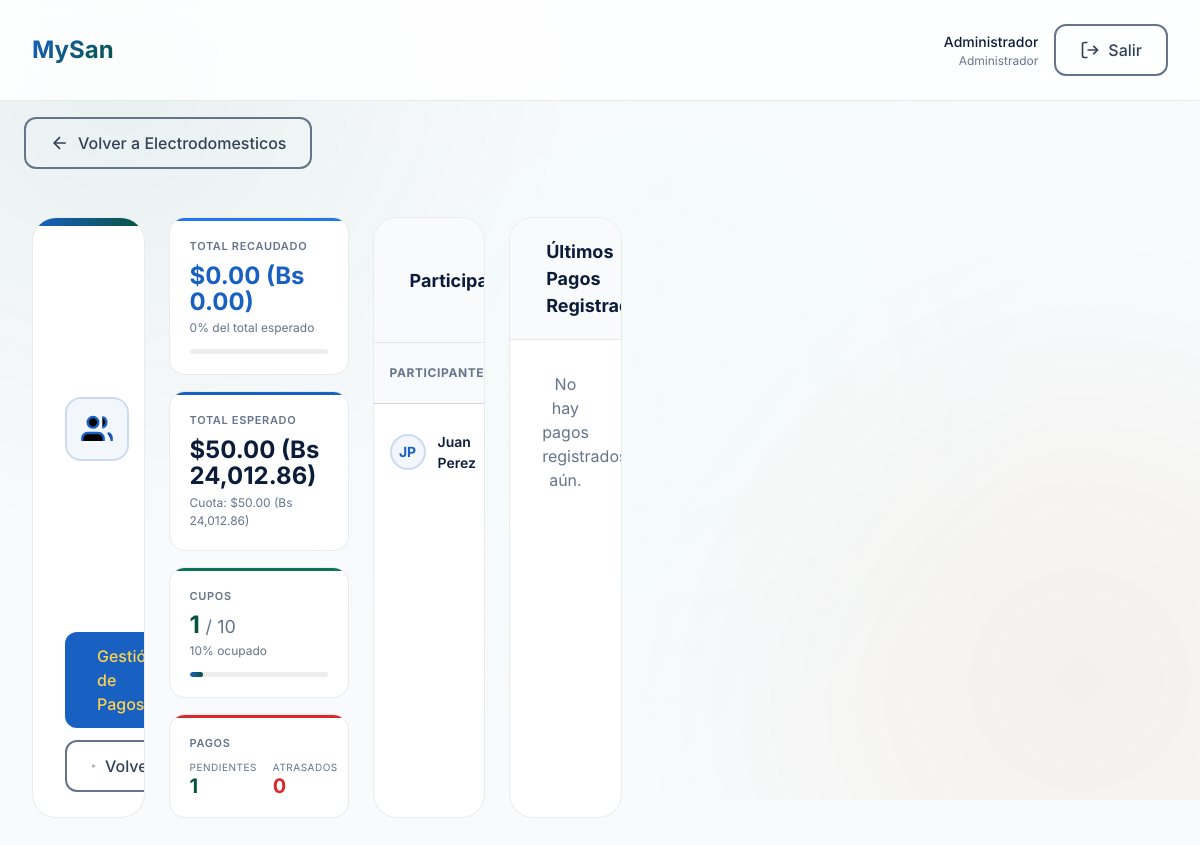
Screenshot of /modules/categoria/grupo.php?id=1&grupo_id=4 (signed in) with the database file from the repository.
### tables this page shows
CREATE TABLE `usuarios` (
  `id` int NOT NULL AUTO_INCREMENT,
  `username` varchar(50) NOT NULL,
  `password` varchar(255) NOT NULL,
  `nombre` varchar(100) NOT NULL,
  `email` varchar(100) DEFAULT NULL,
  `pregunta_secreta` text,
  `respuesta_secreta` varchar(255) DEFAULT NULL,
  `created_at` timestamp NULL DEFAULT CURRENT_TIMESTAMP,
  `updated_at` timestamp NULL DEFAULT CURRENT_TIMESTAMP ON UPDATE CURRENT_TIMESTAMP,
  `rol` enum('admin','participante') DEFAULT 'admin',
  PRIMARY KEY (`id`),
  UNIQUE KEY `username` (`username`)
);

CREATE TABLE `grupos_san` (
  `id` int NOT NULL AUTO_INCREMENT,
  `producto_id` int NOT NULL,
  `nombre` varchar(100) NOT NULL,
  `fecha_inicio` date NOT NULL,
  `frecuencia` enum('quincenal','mensual') NOT NULL,
  `numero_cuotas` int NOT NULL,
  `cupos_totales` int NOT NULL,
  `cupos_ocupados` int DEFAULT '0',
  `monto_cuota` decimal(10,2) NOT NULL,
  `estado` enum('abierto','en_curso','finalizado') DEFAULT 'abierto',
  `created_at` timestamp NULL DEFAULT CURRENT_TIMESTAMP,
  `ronda_actual` int DEFAULT '1',
  PRIMARY KEY (`id`),
  KEY `producto_id` (`producto_id`),
  CONSTRAINT `grupos_san_ibfk_1` FOREIGN KEY (`producto_id`) REFERENCES `productos` (`id`) ON DELETE CASCADE
);

CREATE TABLE `tasas_cambio` (
  `id` int NOT NULL AUTO_INCREMENT,
  `tasa` decimal(10,4) NOT NULL,
  `fecha` date NOT NULL,
  `origen` varchar(50) DEFAULT 'auto',
  `created_at` timestamp NULL DEFAULT CURRENT_TIMESTAMP,
  PRIMARY KEY (`id`),
  UNIQUE KEY `fecha` (`fecha`)
);

CREATE TABLE `participantes` (
  `id` int NOT NULL AUTO_INCREMENT,
  `grupo_san_id` int NOT NULL,
  `nombre` varchar(100) NOT NULL,
  `apellido` varchar(100) NOT NULL,
  `cedula` varchar(20) NOT NULL,
  `telefono` varchar(20) DEFAULT NULL,
  `direccion` text,
  `fecha_inscripcion` date NOT NULL,
  `ha_recibido` tinyint DEFAULT '0',
  `fecha_entrega` date DEFAULT NULL,
  `activo` tinyint DEFAULT '1',
  `created_at` timestamp NULL DEFAULT CURRENT_TIMESTAMP,
  `usuario_id` int DEFAULT NULL,
  PRIMARY KEY (`id`),
  UNIQUE KEY `cedula` (`cedula`),
  KEY `grupo_san_id` (`grupo_san_id`),
  CONSTRAINT `participantes_ibfk_1` FOREIGN KEY (`grupo_san_id`) REFERENCES `grupos_san` (`id`) ON DELETE CASCADE
);

### config/database.php (called while the page is built, shortened)
<?php
try {
    $dsn = "mysql:host=" . DB_HOST . ";port=3306;dbname=" . DB_NAME . ";charset=" . DB_CHARSET;
    $options = [
        PDO::ATTR_ERRMODE => PDO::ERRMODE_EXCEPTION,
        PDO::ATTR_DEFAULT_FETCH_MODE => PDO::FETCH_ASSOC,
        PDO::ATTR_EMULATE_PREPARES => false,
    ];
    $pdo = new PDO($dsn, DB_USER, DB_PASS, $options);
} catch (PDOException $e) {
    die(json_encode([
        'success' => false,
        'message' => 'Error de conexión a la base de datos: ' . $e->getMessage()
    ]));
}
function isLoggedIn()
{
    return isset($_SESSION['user_id']);
}
function getCurrentUser()
{
    global $pdo;
    $stmt = $pdo->prepare("SELECT id, username, nombre, email FROM usuarios WHERE id = ?");
    $stmt->execute([$_SESSION['user_id']]);
    return $stmt->fetch();
}
function getBcvRate()
{
    global $pdo;
    try {
        $today = date('Y-m-d');
        $stmt = $pdo->prepare("SELECT tasa FROM tasas_cambio WHERE fecha = ? ORDER BY id DESC LIMIT 1");
        $stmt->execute([$today]);
        if ($row = $stmt->fetch()) {
            return (float)$row['tasa'];
        }
    } catch (Exception $e) {
    }
    return 75.00;
}
function formatMoneyBcv($amountUsd) {
    return formatMoneyCustomRate($amountUsd, getBcvRate());
}
function formatMoneyCustomRate($amountUsd, $rate) {
    $amountUsd = (float)$amountUsd;
    $rate = (float)$rate;
    $bs = $amountUsd * $rate;
    return '$' . number_format($amountUsd, 2) . ' (Bs ' . number_format($bs, 2) . ')';
}
?>

### modules/categoria/grupo.php (the view, shortened to what this page needs)
<?php
require_once '../../config/database.php';
$user = getCurrentUser();
$grupo_id    = isset($_GET['grupo_id']) ? (int)$_GET['grupo_id'] : 0;
$categoria_id = isset($_GET['id'])      ? (int)$_GET['id']      : 0;
$stmt = $pdo->prepare("
    SELECT gs.*,
           p.nombre  AS producto_nombre,
           p.marca   AS producto_marca,
           p.modelo  AS producto_modelo,
           p.valor_total,
           c.nombre  AS categoria_nombre,
           c.color   AS categoria_color,
           c.id      AS categoria_id
    FROM grupos_san gs
    JOIN productos  p  ON gs.producto_id  = p.id
    JOIN categorias c  ON p.categoria_id  = c.id
    WHERE gs.id = ?
");
$stmt->execute([$grupo_id]);
$grupo = $stmt->fetch();
$stmt = $pdo->prepare("
    SELECT
        part.*,
        COUNT(pg.id)                                                    AS total_cuotas,
        SUM(CASE WHEN pg.estado = 'pagado'  THEN 1 ELSE 0 END)         AS cuotas_pagadas,
        SUM(CASE WHEN pg.estado = 'pendiente' AND pg.fecha_vencimiento < CURDATE() THEN 1 ELSE 0 END) AS cuotas_atrasadas,
        SUM(CASE WHEN pg.estado = 'pendiente' AND pg.fecha_vencimiento >= CURDATE() THEN 1 ELSE 0 END) AS cuotas_pendientes,
        COALESCE(SUM(CASE WHEN pg.estado = 'pagado' THEN pg.monto ELSE 0 END), 0) AS monto_pagado
    FROM participantes part
    LEFT JOIN pagos pg ON pg.participante_id = part.id
    WHERE part.grupo_san_id = ? AND part.activo = TRUE
    GROUP BY part.id
    ORDER BY part.nombre, part.apellido
");
$stmt->execute([$grupo_id]);
$participantes = $stmt->fetchAll();
$stmt = $pdo->prepare("
    SELECT
        COUNT(*)                                                        AS total_pagos,
        COALESCE(SUM(CASE WHEN estado = 'pagado'  THEN 1 ELSE 0 END), 0) AS pagados,
        COALESCE(SUM(CASE WHEN estado = 'pendiente' AND fecha_vencimiento < CURDATE() THEN 1 ELSE 0 END), 0) AS atrasados,
        COALESCE(SUM(CASE WHEN estado = 'pendiente' AND fecha_vencimiento >= CURDATE() THEN 1 ELSE 0 END), 0) AS pendientes,
        COALESCE(SUM(CASE WHEN estado = 'pagado' THEN monto ELSE 0 END), 0) AS total_recaudado,
        COALESCE(SUM(monto), 0) AS total_esperado
    FROM pagos p
    JOIN participantes part ON p.participante_id = part.id
    WHERE part.grupo_san_id = ?
");
$stmt->execute([$grupo_id]);
$stats = $stmt->fetch();
$stmt = $pdo->prepare("
    SELECT pg.*, part.nombre, part.apellido, part.cedula
    FROM pagos pg
    JOIN participantes part ON pg.participante_id = part.id
    WHERE part.grupo_san_id = ? AND pg.estado = 'pagado'
    ORDER BY pg.fecha_pago DESC
    LIMIT 10
");
$stmt->execute([$grupo_id]);
$ultimos_pagos = $stmt->fetchAll();
$pct_cupos     = $grupo['cupos_totales'] > 0
    ? round(($grupo['cupos_ocupados'] / $grupo['cupos_totales']) * 100) : 0;
$pct_recaudado = $stats['total_esperado'] > 0
    ? round(($stats['total_recaudado'] / $stats['total_esperado']) * 100) : 0;
?>
<!DOCTYPE html>
<html lang="es">
<head>
    <link rel="stylesheet" href="../../assets/fonts/inter.css">
    <link rel="stylesheet" href="../../assets/css/reset.css">
    <link rel="stylesheet" href="../../assets/css/variables.css">
    <link rel="stylesheet" href="../../assets/css/bento-grid.css">
    <link rel="stylesheet" href="../../assets/css/main.css">
</head>
<body>
    <div class="main-content">
        <?php
        $headerLogoHref   = '../../dashboard.php';
        $headerLogoutHref = '../../logout.php';
        $headerBackUrl    = 'index.php?id=' . $categoria_id;
        $headerBackLabel  = 'Volver a ' . htmlspecialchars($grupo['categoria_nombre']);
        include '../../includes/header.php';
        ?>
        <div class="bento-container">
            <div class="grupo-hero">
                <div class="grupo-hero-banner"></div>
                <div class="grupo-hero-body">
                    <div class="grupo-hero-left">
                        <div class="grupo-hero-icon">
                            <svg style="width:32px;height:32px;stroke:var(--color-primary);stroke-width:1.8;">
                                <use href="#icon-users"></use>
                            </svg>
                        </div>
                    </div>
                    <div style="display:flex;gap:var(--space-3);flex-wrap:wrap;align-self:center;">
                        <a href="pagos.php?id=<?php echo $categoria_id; ?>&grupo_id=<?php echo $grupo_id; ?>"
                           class="btn btn-violeta">
                            Gestión de Pagos
                        </a>
                        <a href="index.php?id=<?php echo $categoria_id; ?>" class="btn btn-outline">
                            <svg class="icon"><use href="#icon-arrow-left"></use></svg>
                            Volver
                        </a>
                    </div>
                </div>
            </div>
            <div class="summary-grid">
                <div class="summary-card green">
                    <div class="summary-label">Total Recaudado</div>
                    <div class="summary-value" style="color:var(--color-primary);">
                        <?php echo formatMoneyBcv($stats['total_recaudado']); ?>
                    </div>
                    <div class="summary-sub"><?php echo $pct_recaudado; ?>% del total esperado</div>
                    <div class="prog-track">
                    </div>
                </div>
                <div class="summary-card blue">
                    <div class="summary-label">Total Esperado</div>
                    <div class="summary-value"><?php echo formatMoneyBcv($stats['total_esperado']); ?></div>
                    <div class="summary-sub">
                        Cuota: <?php echo formatMoneyBcv($grupo['monto_cuota']); ?>
                    </div>
                </div>
                <div class="summary-card amber">
                    <div class="summary-label">Cupos</div>
                    <div class="summary-value" style="color:var(--color-secondary);">
                        <?php echo $grupo['cupos_ocupados']; ?>
                        <span style="font-size:var(--font-size-lg);color:var(--color-text-tertiary);font-weight:400;">
                            / <?php echo $grupo['cupos_totales']; ?>
                        </span>
                    </div>
                    <div class="summary-sub"><?php echo $pct_cupos; ?>% ocupado</div>
                    <div class="prog-track">
                        <div class="prog-fill" style="width:<?php echo $pct_cupos; ?>%;
                            background:<?php echo $pct_cupos >= 100 ? 'var(--color-error)' : 'linear-gradient(90deg,var(--color-primary),var(--color-secondary))'; ?>;"></div>
                    </div>
                </div>
                <div class="summary-card red">
                    <div class="summary-label">Pagos</div>
                    <div style="display:flex;gap:var(--space-4);align-items:baseline;">
                        <div>
                            <div style="font-size:10px;color:var(--color-text-tertiary);text-transform:uppercase;letter-spacing:.05em;">Pendientes</div>
                            <div class="summary-value" style="color:var(--color-secondary);font-size:var(--font-size-xl);">
                                <?php echo $stats['pendientes']; ?>
                            </div>
                        </div>
                        <div>
                            <div style="font-size:10px;color:var(--color-text-tertiary);text-transform:uppercase;letter-spacing:.05em;">Atrasados</div>
                            <div class="summary-value" style="color:var(--color-error);font-size:var(--font-size-xl);">
                                <?php echo $stats['atrasados']; ?>
                            </div>
                        </div>
                    </div>
                </div>
            </div>
            <div class="section-card">
                <div class="section-header">
                    <div class="section-title">
                        Participantes
                    </div>
                </div>
                <?php if (empty($participantes)): ?>
                    <div style="padding:var(--space-12);text-align:center;color:var(--color-text-tertiary);">
                        <svg style="width:40px;height:40px;stroke:currentColor;opacity:.4;margin-bottom:var(--space-3);">
                            <use href="#icon-users"></use>
                        </svg>
                        <p>No hay participantes inscritos en este grupo.</p>
                    </div>
                <?php else: ?>
                    <div style="overflow-x:auto;">
                        <table class="part-table">
                            <thead>
                                <tr>
                                    <th>Participante</th>
                                </tr>
                            </thead>
                            <tbody>
                                <?php foreach ($participantes as $p):
                                    $initials = strtoupper(substr($p['nombre'], 0, 1) . substr($p['apellido'], 0, 1));
                                ?>
                                <tr>
                                    <td>
                                        <div class="participant-name-cell">
                                            <div class="participant-avatar"><?php echo $initials; ?></div>
                                            <div>
                                                <div style="font-weight:600;"><?php echo htmlspecialchars($p['nombre'] . ' ' . $p['apellido']); ?></div>
                                            </div>
                                        </div>
                                    </td>
                                </tr>
                                <?php endforeach; ?>
                            </tbody>
                        </table>
                    </div>
                <?php endif; ?>
            </div>
            <div class="section-card">
                <div class="section-header">
                    <div class="section-title">
                        Últimos Pagos Registrados
                    </div>
                </div>
                <?php if (empty($ultimos_pagos)): ?>
                    <div style="padding:var(--space-8);text-align:center;color:var(--color-text-tertiary);">
                        No hay pagos registrados aún.
                    </div>
                <?php endif; ?>
            </div>
        </div>
    </div>
</body>
</html>

### includes/header.php (shortened to what this page needs)
<?php
$headerLogoHref         = $headerLogoHref ?? 'dashboard.php';
$headerLogoutHref       = $headerLogoutHref ?? 'logout.php';
$headerBackUrl          = $headerBackUrl ?? null;
$headerBackLabel        = $headerBackLabel ?? 'Volver';
?>
<header class="header">
    <div class="header-content">
        <a href="<?php echo $headerLogoHref; ?>" class="header-logo">MySan</a>
        <div class="header-user">
            <div class="user-info">
                <div class="user-name">
                    <?php echo htmlspecialchars($user['nombre'] ?? 'Usuario'); ?>
                </div>
                <div class="user-role">Administrador</div>
            </div>
            <a href="<?php echo $headerLogoutHref; ?>" class="btn btn-outline">
                <svg class="icon"><use href="#icon-log-out"></use></svg>
                <span>Salir</span>
            </a>
        </div>
    </div>
</header>
<?php if ($headerBackUrl): ?>
<div style="padding: var(--space-4) var(--space-6);">
    <a href="<?php echo $headerBackUrl; ?>" class="btn btn-outline">
        <svg class="icon"><use href="#icon-arrow-left"></use></svg>
        <?php echo htmlspecialchars($headerBackLabel); ?>
    </a>
</div>
<?php endif; ?>

### rows the page displays
usuarios: nombre "Administrador"
grupos_san: monto_cuota.tasa "$50.00 (Bs 24,012.86)", cupos_ocupados "1", cupos_totales "10"
participantes: initials "JP", nombre+apellido "Juan Perez"

### other values shown
$headerBackLabel "Volver a Electrodomesticos"
formatMoneyBcv($stats['total_recaudado']) "$0.00 (Bs 0.00)"
$pct_recaudado "0"
formatMoneyBcv($stats['total_esperado']) "$50.00 (Bs 24,012.86)"
$stats['pendientes'] "1"
$stats['atrasados'] "0"
